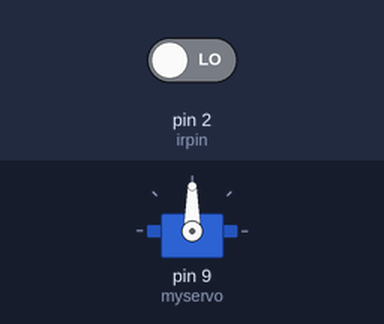
Bench run of a sketch on a simulated Arduino Uno, built with avr-gcc and run on an emulated ATmega328P. On the bench: servo. Inputs (shaded band) come from the test bench; at power-on: pin 2 (irpin) LOW.

Above: at 1.2 s.
1.3 s: pin 2 (irpin) driven HIGH
At 1.45 s:
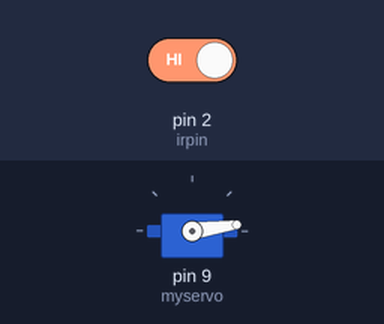
At 2.05 s:
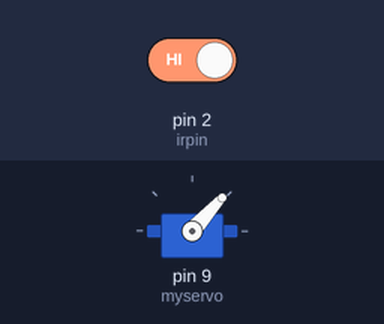
Timing chart, 0 to 10.3 s (numbered marks = the images above; inputs shaded):
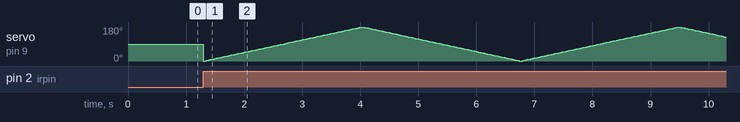

The sketch:

robotic_glove.ino
```cpp
#include <Servo.h>

Servo myservo;
int pos = 0;
int irpin = 2;

void setup() {
  myservo.attach(9);
  pinMode(irpin, INPUT);
}

void loop() {
  int irvalue = digitalRead(irpin);

  if (irvalue == HIGH) {
    for (pos = 0; pos <= 180; pos += 1) {
      myservo.write(pos);
      delay(15);
    }
    for (pos = 180; pos >=0; pos -=1) {
      myservo.write(pos);
      delay(15);
    }
   }
}
```
